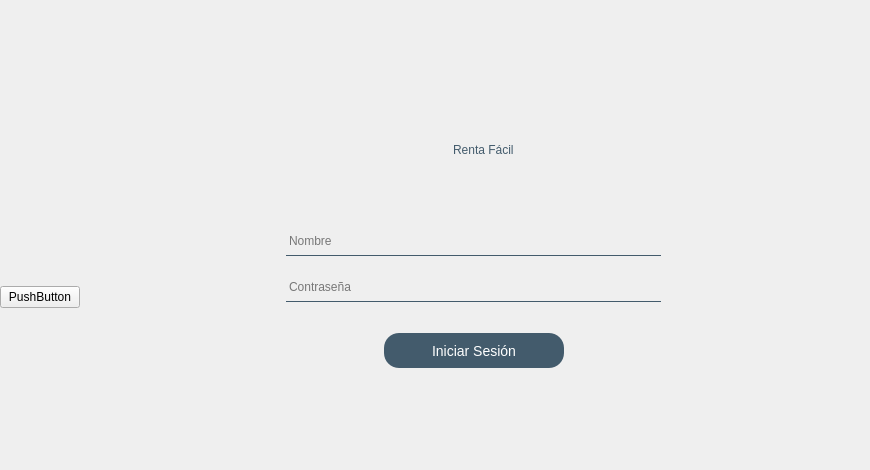
    <widget class="QWidget" name="IniciarSesion">
     <widget class="QWidget" name="layoutWidget">
      <property name="geometry">
       <rect>
        <x>0</x>
        <y>0</y>
        <width>861</width>
        <height>461</height>
       </rect>
      </property>
      <layout class="QVBoxLayout" name="verticalLayout_6">
       <item>
        <layout class="QHBoxLayout" name="horizontalLayout_12">
         <item>
          <layout class="QVBoxLayout" name="verticalLayout_9">
           <item>
            <widget class="QPushButton" name="btnback">
             <property name="minimumSize">
              <size>
               <width>32</width>
               <height>32</height>
              </size>
             </property>
             <property name="maximumSize">
              <size>
               <width>32</width>
               <height>32</height>
              </size>
             </property>
             <property name="styleSheet">
              <string notr="true">border:none;</string>
             </property>
             <property name="text">
              <string/>
             </property>
             <property name="icon">
              <iconset resource="icons.qrc">
               <normaloff>:/iconos/left-arrow.png</normaloff>:/iconos/left-arrow.png</iconset>
             </property>
             <property name="iconSize">
              <size>
               <width>32</width>
               <height>32</height>
              </size>
             </property>
            </widget>
           </item>
           <item>
            <spacer name="verticalSpacer_2">
             <property name="orientation">
              <enum>Qt::Vertical</enum>
             </property>
             <property name="sizeHint" stdset="0">
              <size>
               <width>20</width>
               <height>40</height>
              </size>
             </property>
            </spacer>
           </item>
          </layout>
         </item>
         <item>
          <spacer name="horizontalSpacer_19">
           <property name="orientation">
            <enum>Qt::Horizontal</enum>
           </property>
           <property name="sizeHint" stdset="0">
            <size>
             <width>40</width>
             <height>20</height>
            </size>
           </property>
          </spacer>
         </item>
         <item>
          <spacer name="verticalSpacer_12">
           <property name="orientation">
            <enum>Qt::Vertical</enum>
           </property>
           <property name="sizeHint" stdset="0">
            <size>
             <width>20</width>
             <height>30</height>
            </size>
           </property>
          </spacer>
         </item>
        </layout>
       </item>
       <item>
        <layout class="QHBoxLayout" name="horizontalLayout_9">
         <item>
          <spacer name="horizontalSpacer_14">
           <property name="orientation">
            <enum>Qt::Horizontal</enum>
           </property>
           <property name="sizeHint" stdset="0">
            <size>
             <width>40</width>
             <height>20</height>
            </size>
           </property>
          </spacer>
         </item>
         <item>
          <layout class="QHBoxLayout" name="horizontalLayout_8">
           <item>
            <widget class="QLabel" name="lblLogo">
             <property name="minimumSize">
              <size>
               <width>100</width>
               <height>100</height>
              </size>
             </property>
             <property name="maximumSize">
              <size>
               <width>100</width>
               <height>100</height>
              </size>
             </property>
             <property name="text">
              <string/>
             </property>
             <property name="pixmap">
              <pixmap resource="icons.qrc">:/iconos/placeholder.png</pixmap>
             </property>
             <property name="scaledContents">
              <bool>true</bool>
             </property>
            </widget>
           </item>
           <item>
            <widget class="QLabel" name="label_3">
             <property name="styleSheet">
              <string notr="true">font: 36pt &quot;Gill Sans MT&quot;;
color: #435B6C;</string>
             </property>
             <property name="text">
              <string>Renta Fácil</string>
             </property>
            </widget>
           </item>
          </layout>
         </item>
         <item>
          <spacer name="horizontalSpacer_15">
           <property name="orientation">
            <enum>Qt::Horizontal</enum>
           </property>
           <property name="sizeHint" stdset="0">
            <size>
             <width>40</width>
             <height>20</height>
            </size>
           </property>
          </spacer>
         </item>
        </layout>
       </item>
       <item>
        <spacer name="verticalSpacer_10">
         <property name="orientation">
          <enum>Qt::Vertical</enum>
         </property>
         <property name="sizeType">
          <enum>QSizePolicy::Fixed</enum>
         </property>
         <property name="sizeHint" stdset="0">
          <size>
           <width>20</width>
           <height>20</height>
          </size>
         </property>
        </spacer>
       </item>
       <item>
        <layout class="QHBoxLayout" name="horizontalLayout_10">
         <item>
          <widget class="QPushButton" name="pushButton">
           <property name="text">
            <string>PushButton</string>
           </property>
          </widget>
         </item>
         <item>
          <spacer name="horizontalSpacer_16">
           <property name="orientation">
            <enum>Qt::Horizontal</enum>
           </property>
           <property name="sizeHint" stdset="0">
            <size>
             <width>40</width>
             <height>20</height>
            </size>
           </property>
          </spacer>
         </item>
         <item>
          <layout class="QVBoxLayout" name="verticalLayout_5">
           <item alignment="Qt::AlignHCenter">
            <widget class="QLineEdit" name="loginNom">
             <property name="minimumSize">
              <size>
               <width>375</width>
               <height>30</height>
              </size>
             </property>
             <property name="maximumSize">
              <size>
               <width>375</width>
               <height>30</height>
              </size>
             </property>
             <property name="styleSheet">
              <string notr="true">background-color:transparent;
border-top: none;
border-bottom: 1px solid #435B6C;
boder-radius: 5px;</string>
             </property>
             <property name="placeholderText">
              <string>Nombre</string>
             </property>
            </widget>
           </item>
           <item>
            <spacer name="verticalSpacer_8">
             <property name="orientation">
              <enum>Qt::Vertical</enum>
             </property>
             <property name="sizeType">
              <enum>QSizePolicy::Fixed</enum>
             </property>
             <property name="sizeHint" stdset="0">
              <size>
               <width>20</width>
               <height>10</height>
              </size>
             </property>
            </spacer>
           </item>
           <item>
            <widget class="QLineEdit" name="loginPass">
             <property name="minimumSize">
              <size>
               <width>0</width>
               <height>30</height>
              </size>
             </property>
             <property name="maximumSize">
              <size>
               <width>16777215</width>
               <height>30</height>
              </size>
             </property>
             <property name="styleSheet">
              <string notr="true">background-color:transparent;
border-top: none;
border-bottom: 1px solid #435B6C;
boder-radius: 5px;</string>
             </property>
             <property name="inputMask">
              <string/>
             </property>
             <property name="text">
              <string/>
             </property>
             <property name="frame">
              <bool>true</bool>
             </property>
             <property name="echoMode">
              <enum>QLineEdit::Password</enum>
             </property>
             <property name="placeholderText">
              <string>Contraseña</string>
             </property>
             <property name="cursorMoveStyle">
              <enum>Qt::VisualMoveStyle</enum>
             </property>
             <property name="clearButtonEnabled">
              <bool>false</bool>
             </property>
            </widget>
           </item>
           <item>
            <spacer name="verticalSpacer_9">
             <property name="orientation">
              <enum>Qt::Vertical</enum>
             </property>
             <property name="sizeType">
              <enum>QSizePolicy::Fixed</enum>
             </property>
             <property name="sizeHint" stdset="0">
              <size>
               <width>20</width>
               <height>25</height>
              </size>
             </property>
            </spacer>
           </item>
           <item>
            <layout class="QHBoxLayout" name="horizontalLayout_7">
             <item>
              <spacer name="horizontalSpacer_12">
               <property name="orientation">
                <enum>Qt::Horizontal</enum>
               </property>
               <property name="sizeType">
                <enum>QSizePolicy::Expanding</enum>
               </property>
               <property name="sizeHint" stdset="0">
                <size>
                 <width>40</width>
                 <height>20</height>
                </size>
               </property>
              </spacer>
             </item>
             <item>
              <widget class="QPushButton" name="pushButton_2">
               <property name="minimumSize">
                <size>
                 <width>180</width>
                 <height>35</height>
                </size>
               </property>
               <property name="maximumSize">
                <size>
                 <width>280</width>
                 <height>35</height>
                </size>
               </property>
               <property name="styleSheet">
                <string notr="true">background-color:#435B6C;
  border: 0;
  border-radius: 15px;
  height: 35px;
  max-width: 280px;
color: white;
font-size:14px;</string>
               </property>
               <property name="text">
                <string>Iniciar Sesión</string>
               </property>
              </widget>
             </item>
             <item>
              <spacer name="horizontalSpacer_13">
               <property name="orientation">
                <enum>Qt::Horizontal</enum>
               </property>
               <property name="sizeType">
                <enum>QSizePolicy::Expanding</enum>
               </property>
               <property name="sizeHint" stdset="0">
                <size>
                 <width>40</width>
                 <height>20</height>
                </size>
               </property>
              </spacer>
             </item>
            </layout>
           </item>
          </layout>
         </item>
         <item>
          <spacer name="horizontalSpacer_17">
           <property name="orientation">
            <enum>Qt::Horizontal</enum>
           </property>
           <property name="sizeHint" stdset="0">
            <size>
             <width>40</width>
             <height>20</height>
            </size>
           </property>
          </spacer>
         </item>
        </layout>
       </item>
       <item>
        <spacer name="verticalSpacer_11">
         <property name="orientation">
          <enum>Qt::Vertical</enum>
         </property>
         <property name="sizeHint" stdset="0">
          <size>
           <width>20</width>
           <height>40</height>
          </size>
         </property>
        </spacer>
       </item>
      </layout>
     </widget>
    </widget>
